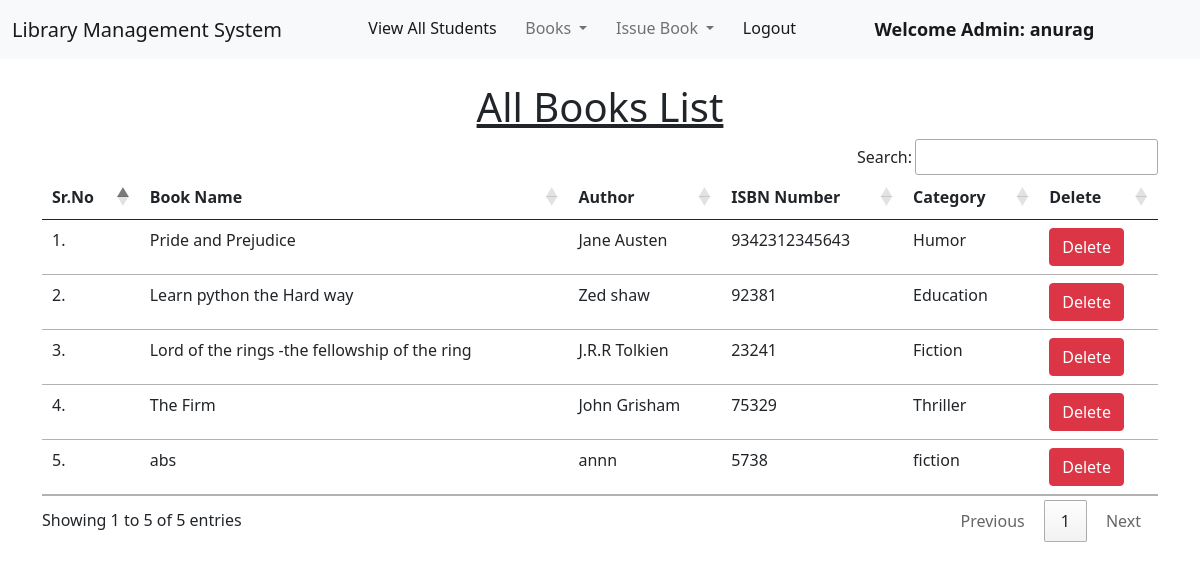
Screenshot of /view_books/ (signed in) with the database file from the repository.
### library/models.py (models this page shows, shortened)
class Book(models.Model):
    name = models.CharField(max_length=200)
    author = models.CharField(max_length=200)
    isbn = models.PositiveIntegerField()
    category = models.CharField(max_length=50)

### library/views.py (the view)
# urls.py: path("view_books/", views.view_books, name="view_books"),
@login_required(login_url = '/admin_login')
def view_books(request):
    books = Book.objects.all()
    return render(request, "view_books.html", {'books':books})

### library/templates/view_books.html (shortened to what this page needs)
{% extends 'admin_navbar.html' %}
{% load static %}
{% block body %}
<div class="container mt-4">
    <h1 class="text-center"><u>All Books List</u></h1>
    <table class="table table-hover" id="example">
        <thead>
            <tr>
                <th>Sr.No</th>
                <th>Book Name</th>
                <th>Author</th>
                <th>ISBN Number</th>
                <th>Category</th>
                <th>Delete</th>
            </tr>
        </thead>
        <tbody>
            {% for book in books %}
            <tr>
                <td>{{forloop.counter}}.</td>
                <td>{{book.name}}</td>
                <td>{{book.author}}</td>
                <td>{{book.isbn}}</td>
                <td>{{book.category}}</td>
                <td><a href="/delete_book/{{book.id}}/" class="btn btn-danger" onclick="return confirm('Are you sure you want to delete this book?')">Delete</a></td>
            </tr>
            {% endfor %}
        </tbody>
    </table>
    </div>
{% endblock %}

### library/templates/admin_navbar.html (shortened to what this page needs)
<!doctype html>
<html lang="en">
  <head>
    <link href="https://cdn.jsdelivr.net/npm/bootstrap@5.1.0/dist/css/bootstrap.min.css" rel="stylesheet">
    <link rel="stylesheet" href="https://cdn.datatables.net/1.10.25/css/jquery.dataTables.min.css">
    <link rel="stylesheet" href="https://cdn.datatables.net/buttons/1.7.1/css/buttons.dataTables.min.css">
  </head>
  <body>
    <nav class="navbar navbar-expand-lg navbar-light bg-light">
        <div class="container-fluid">
          <a class="navbar-brand" href="#"> Library Management System</a>
          <div class="collapse navbar-collapse" id="navbarSupportedContent">
            <ul class="navbar-nav me-auto mb-2 mb-lg-0">
              <li class="nav-item">
                <a class="nav-link active" aria-current="page" href="/view_students/">View All Students</a>
              </li>
              <li class="nav-item dropdown">
                <a class="nav-link dropdown-toggle" href="#" id="navbarDropdown" role="button" data-bs-toggle="dropdown" aria-expanded="false">
                  Books
                </a>
              </li>
              <li class="nav-item dropdown">
                <a class="nav-link dropdown-toggle" href="#" id="navbarDropdown" role="button" data-bs-toggle="dropdown" aria-expanded="false">
                  Issue Book
                </a>
              </li>
              <li class="nav-item">
                <a class="nav-link active" aria-current="page" href="/logout/">Logout</a>
              </li>
              <li class="nav-item">
                <a style="font-weight:600; font-family:'Segoe UI', Tahoma, Geneva, Verdana, sans-serif; font-size: large;" class="nav-link active" href="#">Welcome Admin: {{request.user}}</a>
              </li>
            </ul>
          </div>
        </div>
      </nav>
      {% block body %}
      {% endblock %}
  </body>
</html>

### rows the page displays
Book: name "Pride and Prejudice", author "Jane Austen", isbn "9342312345643", category "Humor"
Book: name "Learn python the Hard way", author "Zed shaw", isbn "92381", category "Education"
Book: name "Lord of the rings -the fellowship of the ring", author "J.R.R Tolkien", isbn "23241", category "Fiction"
Book: name "The Firm", author "John Grisham", isbn "75329", category "Thriller"
Book: name "abs", author "annn", isbn "5738", category "fiction"

### other values shown
{{ request.user }} "anurag"
